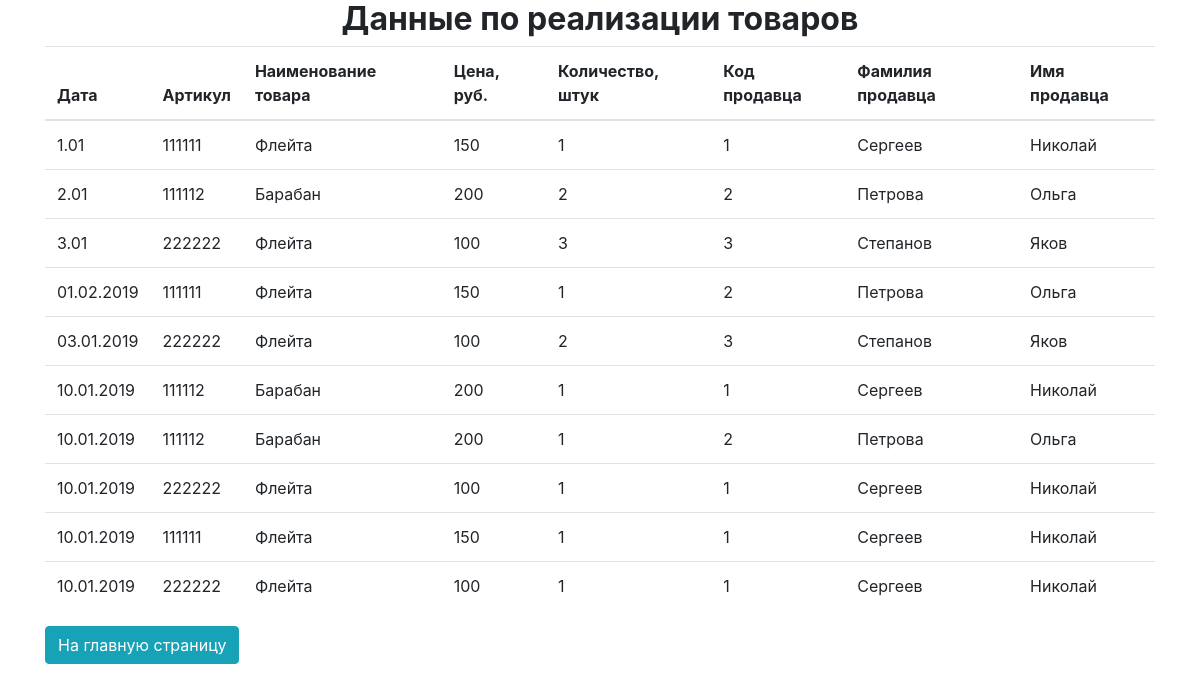
The page /statistics on the database as committed earlier.
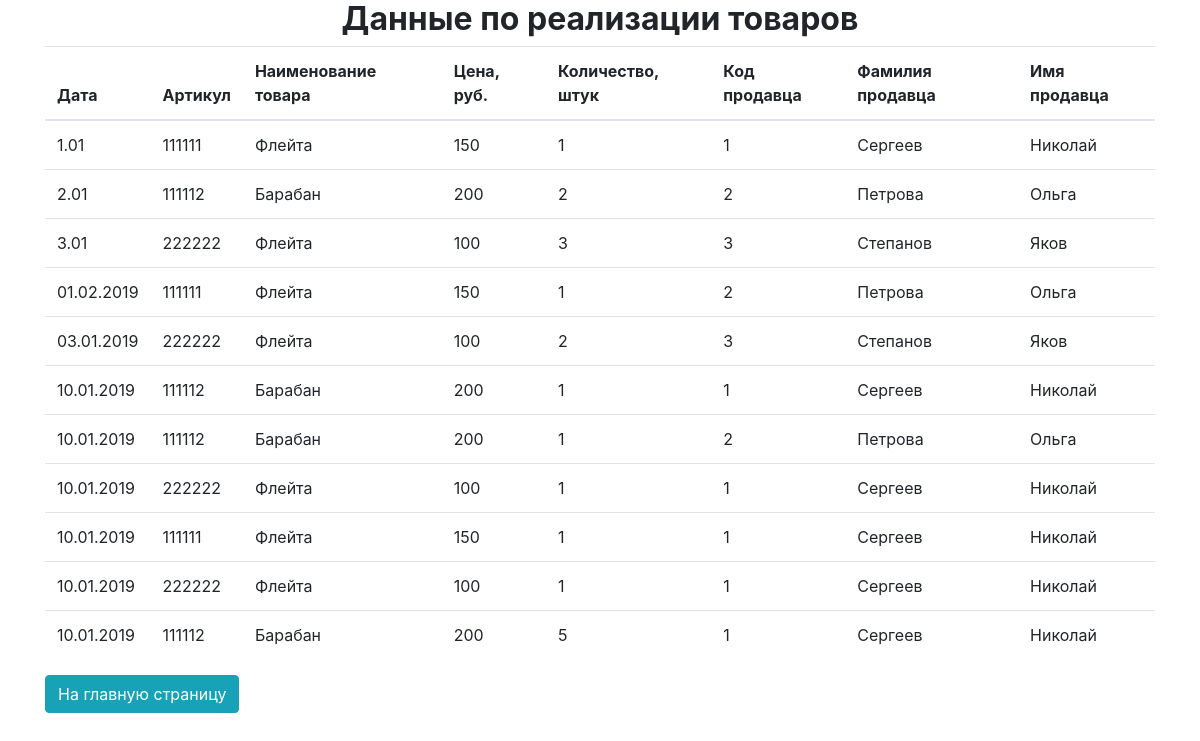
The same page on the database as committed later.
### tables this page shows
CREATE TABLE sales (
          date NUMERIC NOT NULL
        , vendor_code INTEGER NOT NULL
        , price INTEGER NOT NULL
        , quantity INTEGER NOT NULL CHECK (quantity >= 0)
        , seller_id TEXT NOT NULL
         
        , FOREIGN KEY (vendor_code) REFERENCES products (vendor_code)
        , FOREIGN KEY (seller_id) REFERENCES employees (employee_id) 
        );

CREATE TABLE products (
            vendor_code INTEGER PRIMARY KEY,
            product_name TEXT NOT NULL,
            price INTEGER NOT NULL,
            quantity INTEGER NOT NULL DEFAULT 0 CHECK (quantity >= 0)
        );

CREATE TABLE employees (
          employee_id INTEGER PRIMARY KEY AUTOINCREMENT
        , surname TEXT NOT NULL
        , name TEXT NOT NULL
        );

### app/main.py (the view)
    @app.route("/statistics", methods=['GET'])
    def statistics():
        get_statistics_result = db.get_statistics(db.open_db(db_url))
        return render_template('statistics.html', items=get_statistics_result)

### app/db.py (called while the page is built)
def open_db(url):
    connection = sqlite3.connect(url)
    connection.row_factory = sqlite3.Row
    return connection

def get_statistics(connection):
    with connection:
        cursor = connection.cursor()
        cursor.execute("""
        SELECT s.date, s.vendor_code, p.product_name, s.price, s.quantity, s.seller_id, e.surname, e.name
          FROM sales s LEFT JOIN products p
            ON s.vendor_code = p.vendor_code
     LEFT JOIN employees e
            ON s.seller_id = e.employee_id""")
        items = []
        for row in cursor:
            items.append(
                Statistics(
                    row['date'],
                    row['vendor_code'],
                    row['product_name'],
                    row['price'],
                    row['quantity'],
                    row['seller_id'],
                    row['surname'],
                    row['name']
                )
            )
        return items

### app/templates/statistics.html (shortened to what this page needs)
<!doctype html>
<html lang="en">
<head>
    <link rel="stylesheet" href="https://stackpath.bootstrapcdn.com/bootstrap/4.3.1/css/bootstrap.min.css"
>
</head>
<body>
<div class="container">
    <p class="h2 text-center font-weight-bold">Данные по реализации товаров</p>
    <table class="table table-hover">
        <thead>
        <tr>
            <th scope="col">Дата</th>
            <th scope="col">Артикул</th>
            <th scope="col">Наименование товара</th>
            <th scope="col">Цена, руб.</th>
            <th scope="col">Количество, штук</th>
            <th scope="col">Код продавца</th>
            <th scope="col">Фамилия продавца</th>
            <th scope="col">Имя продавца</th>
        </tr>
        </thead>
        <tbody>
        {% for item in items %}
        <tr>
            <td>{{ item.date }}</td>
            <td>{{ item.vendor_code }}</td>
            <td>{{ item.product_name }}</td>
            <td>{{ item.price }}</td>
            <td>{{ item.quantity }}</td>
            <td>{{ item.seller_id }}</td>
            <td>{{ item.surname }}</td>
            <td>{{ item.name }}</td>
        </tr>
        {% endfor %}
        </tbody>
    </table>
    <p><a class="btn btn-info" href="{{ url_for('index') }}">На главную страницу</a></p>
</div>
</body>
</html>

Rows that differ between the two databases and show on the page:
added sales: date "10.01.2019", vendor_code "111112", product_name "Барабан", price "200", quantity "5", seller_id "1", surname "Сергеев", name "Николай"
